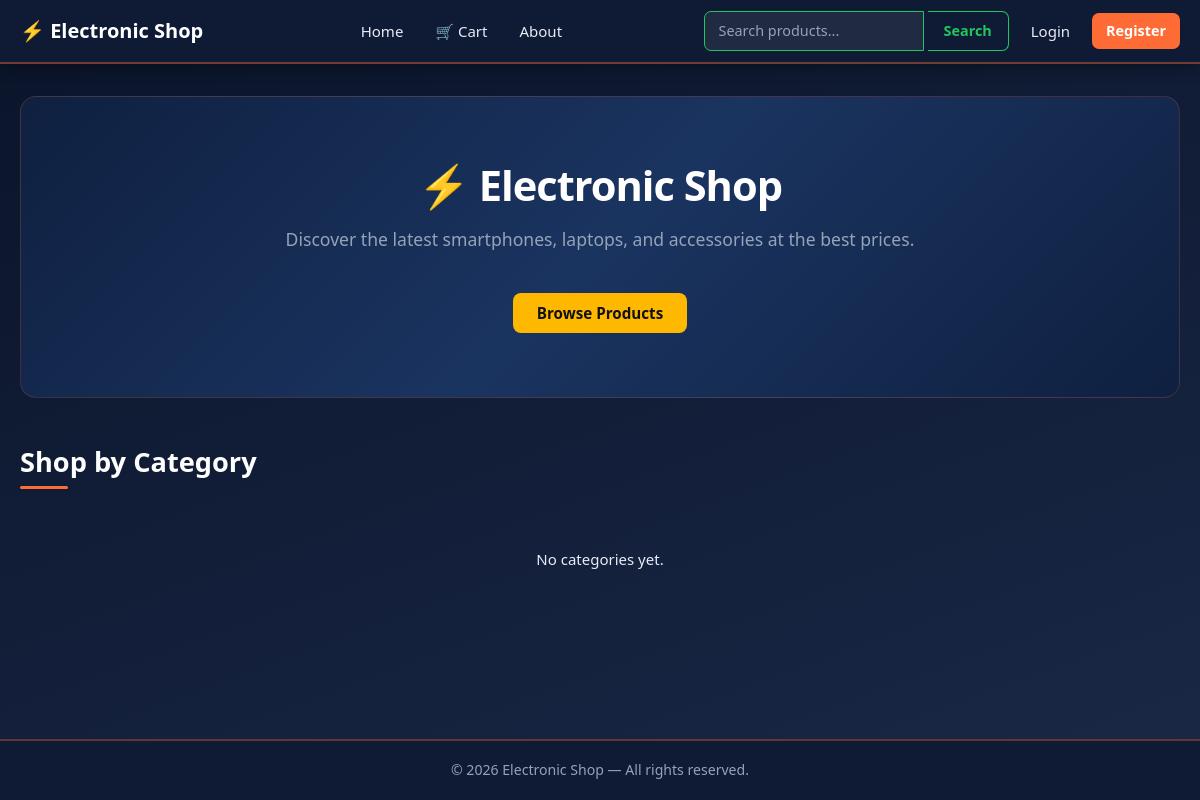
The app's page /, older data.
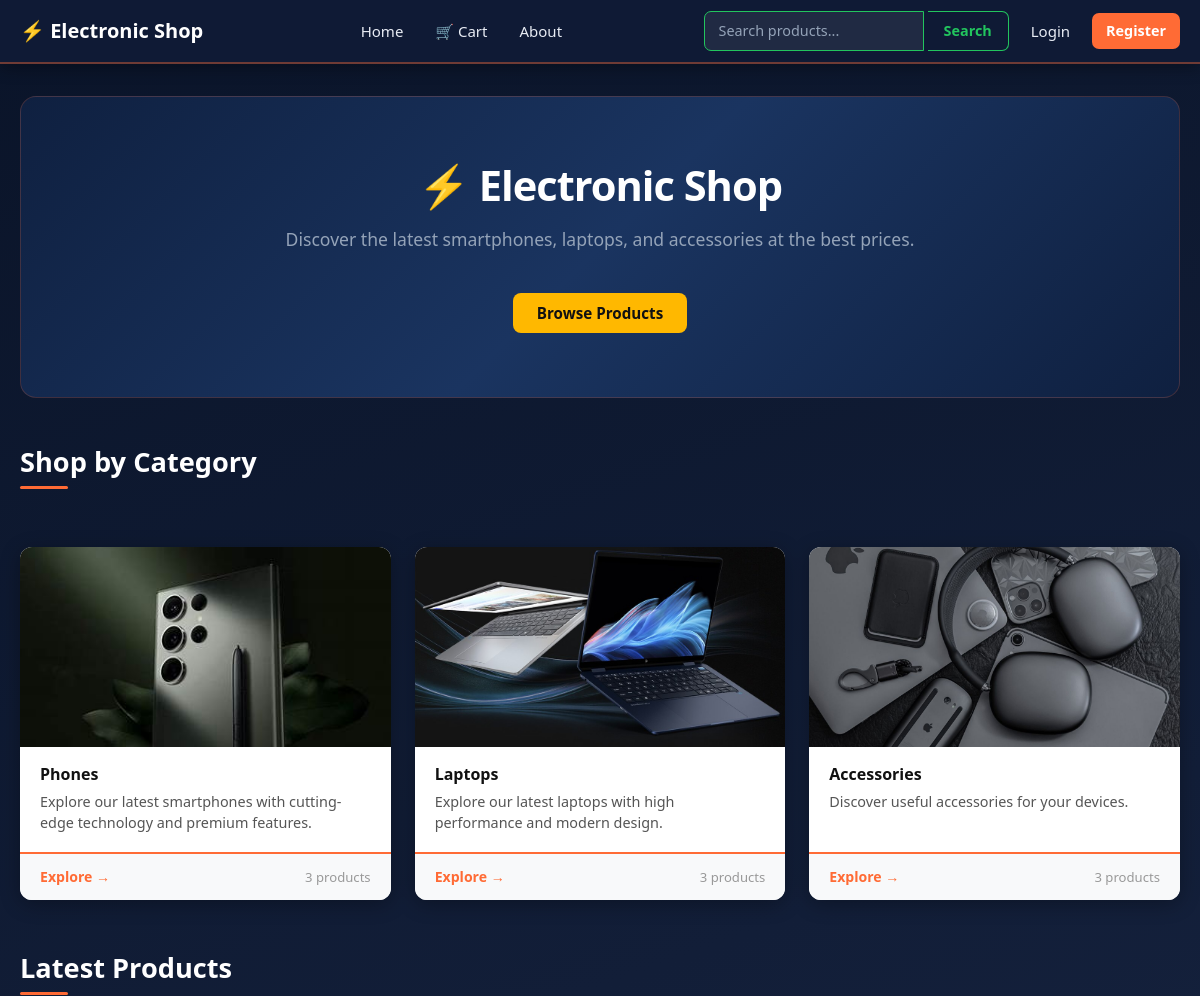
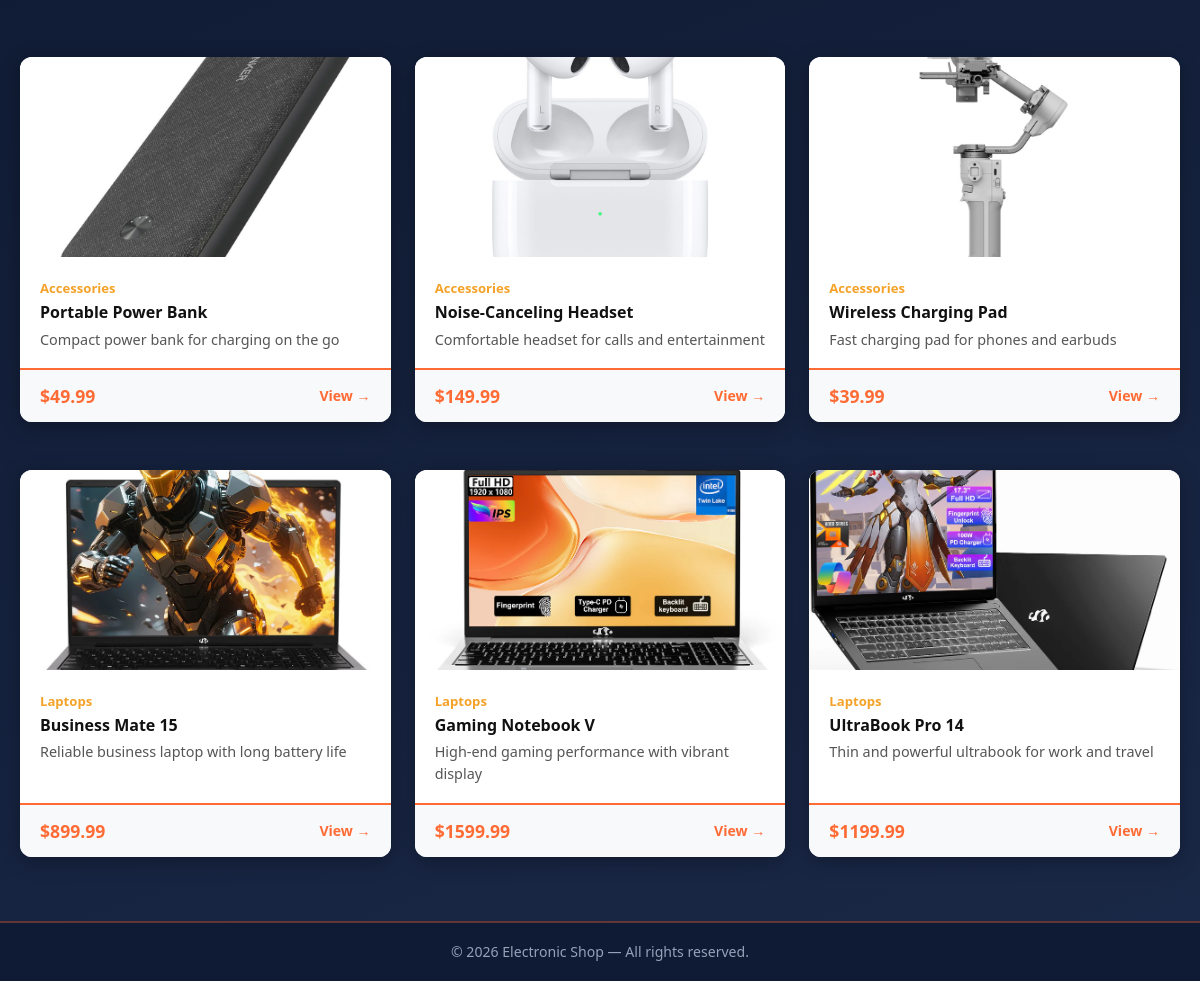
The same page, newer data (2 pictures, top to bottom).
### shop/models.py (models this page shows, shortened)
class Category(models.Model):
    name = models.CharField(max_length=200, unique=True)
    slug = models.SlugField(unique=True, blank=True)
    description = models.TextField(blank=True)
    image = models.ImageField(upload_to='categories/', blank=True)
    class Meta:
        verbose_name_plural = 'Categories'

class Product(models.Model):
    category = models.ForeignKey(
        Category, on_delete=models.CASCADE, related_name='products'
    )
    name = models.CharField(max_length=200)
    slug = models.SlugField(unique=True, blank=True)
    price = models.DecimalField(max_digits=10, decimal_places=2)
    description = models.TextField(blank=True)
    key_features = models.TextField(blank=True)
    image = models.ImageField(upload_to='products/')
    stock = models.PositiveIntegerField(default=10)
    created_at = models.DateTimeField(auto_now_add=True)
    updated_at = models.DateTimeField(auto_now=True)
    def get_absolute_url(self):
        return reverse('shop:product_detail', kwargs={'slug': self.slug})

### shop/views.py (the view)
# urls.py: path('', views.HomeView.as_view(), name='home'),
class HomeView(TemplateView):
    template_name = 'shop/home.html'
    def get_context_data(self, **kwargs):
        ctx = super().get_context_data(**kwargs)
        ctx['categories'] = Category.objects.all()[:3]
        ctx['featured_products'] = (
            Product.objects
            .select_related('category')
            .order_by('-created_at')[:6]
        )
        return ctx

### shop/context_processors.py (called while the page is built)
def cart_count(request):
    if request.user.is_authenticated:
        try:
            return {'cart_count': request.user.cart.total_items}
        except Cart.DoesNotExist:
            pass
    return {'cart_count': 0}

### templates/shop/home.html (shortened to what this page needs)
{% extends 'base.html' %}
{% load static %}
{% block content %}
<div class="hero-banner">
    <h1>⚡ Electronic Shop</h1>
    <p>Discover the latest smartphones, laptops, and accessories at the best prices.</p>
    <a href="{% url 'shop:search' %}" class="btn-accent text-decoration-none px-4 py-2 rounded mt-3 d-inline-block">
        Browse Products
    </a>
</div>
<h2 class="section-title">Shop by Category</h2>
<div class="row g-4 mb-5">
    {% for category in categories %}
    <div class="col-md-4">
        <a href="{% url 'shop:category' category.slug %}" class="text-decoration-none">
            <div class="card">
                {% if category.image %}
                <img src="{{ category.image.url }}"
                     class="card-img-top" alt="{{ category.name }}">
                {% else %}
                <div class="card-img-top d-flex align-items-center justify-content-center"
                     style="background:#e9ecef; font-size:3rem;">📦</div>
                {% endif %}
                <div class="card-body">
                    <h5 class="card-title">{{ category.name }}</h5>
                    <p class="card-text">{{ category.description }}</p>
                </div>
                <div class="card-footer-accent">
                    <span class="card-cta">Explore →</span>
                    <small style="color:#999;">{{ category.products.count }} products</small>
                </div>
            </div>
        </a>
    </div>
    {% empty %}
    <div class="col-12">
        <p class="text-center" style="color:var(--text-muted);">No categories yet.</p>
    </div>
    {% endfor %}
</div>
{% if featured_products %}
<h2 class="section-title">Latest Products</h2>
<div class="row g-4">
    {% for product in featured_products %}
    <div class="col-md-4">
        <a href="{{ product.get_absolute_url }}" class="text-decoration-none">
            <div class="card">
                {% if product.image %}
                <img src="{{ product.image.url }}"
                     class="card-img-top" alt="{{ product.name }}">
                {% else %}
                <div class="card-img-top d-flex align-items-center justify-content-center"
                     style="background:#e9ecef; font-size:3rem;">📱</div>
                {% endif %}
                <div class="card-body">
                    <small style="color:#f4a228; font-weight:600;">{{ product.category.name }}</small>
                    <h5 class="card-title mt-1">{{ product.name }}</h5>
                    <p class="card-text">{{ product.description|truncatechars:75 }}</p>
                </div>
                <div class="card-footer-accent">
                    <span class="card-price">${{ product.price }}</span>
                    <span class="card-cta">View →</span>
                </div>
            </div>
        </a>
    </div>
    {% endfor %}
</div>
{% endif %}
{% endblock %}

### templates/base.html (shortened to what this page needs)
{% load static %}
<!DOCTYPE html>
<html lang="sq">
<head>
    <link href="https://cdn.jsdelivr.net/npm/bootstrap@5.3.3/dist/css/bootstrap.min.css" rel="stylesheet">
    <link rel="stylesheet" href="{% static 'css/style.css' %}">
</head>
<body>
<nav class="navbar navbar-expand-lg">
    <div class="container">
        <a class="navbar-brand" href="{% url 'shop:home' %}">⚡ Electronic Shop</a>
        <div class="collapse navbar-collapse" id="navMain">
            <ul class="navbar-nav mx-auto align-items-lg-center gap-1">
                <li class="nav-item">
                    <a class="nav-link" href="{% url 'shop:home' %}">Home</a>
                </li>
                <li class="nav-item">
                    <a class="nav-link" href="{% url 'shop:cart' %}">
                        🛒 Cart
                    </a>
                </li>
                <li class="nav-item">
                    <a class="nav-link" href="{% url 'shop:about' %}">About</a>
                </li>
            </ul>
            <div class="navbar-right d-flex align-items-center gap-2">
                <form class="d-flex" method="GET" action="{% url 'shop:search' %}">
                    <input class="search-input me-1"
                           type="search" name="q"
                           placeholder="Search products..."
                           value="{{ request.GET.q }}">
                    <button class="btn-search" type="submit">Search</button>
                </form>
                {% if user.is_authenticated %}
                    {% if user.is_staff %}
                    <a class="nav-link" href="/admin/" target="_blank">⚙ Admin Panel</a>
                    {% endif %}
                    <div class="nav-item dropdown">
                        <a class="nav-link dropdown-toggle" href="#"
                           role="button" data-bs-toggle="dropdown">
                            👤 Hello, {{ user.username }}
                        </a>
                        <ul class="dropdown-menu dropdown-menu-end">
                            <li><a class="dropdown-item" href="{% url 'accounts:profile' %}">My Profile</a></li>
                            <li><hr class="dropdown-divider"></li>
                            <li>
                                <form method="POST" action="{% url 'accounts:logout' %}">
                                    {% csrf_token %}
                                    <button type="submit" class="dropdown-item">🚪 Logout</button>
                                </form>
                            </li>
                        </ul>
                    </div>
                {% else %}
                    <a class="nav-link" href="{% url 'accounts:login' %}">Login</a>
                    <a class="btn-register text-decoration-none"
                       href="{% url 'accounts:register' %}">Register</a>
                {% endif %}
            </div>
        </div>
    </div>
</nav>
<main class="main-content">
    <div class="container">
        {% block content %}{% endblock %}
    </div>
</main>
<footer class="footer">
    <div class="container">
        <p class="mb-0">&copy; 2026 Electronic Shop &mdash; All rights reserved.</p>
    </div>
</footer>
</body>
</html>

Row changes from the older to the newer data that the page shows:
added Category: image (picture), name "Phones", description "Explore our latest smartphones with cutting-edge technology and premium features.", products.count "3"
added Category: image (picture), name "Laptops", description "Explore our latest laptops with high performance and modern design.", products.count "3"
added Category: image (picture), name "Accessories", description "Discover useful accessories for your devices.", products.count "3"
added Product: image (picture), category.name "Accessories", name "Portable Power Bank", description "Compact power bank for charging on the go", price "49.99"
added Product: image (picture), category.name "Accessories", name "Noise-Canceling Headset", description "Comfortable headset for calls and entertainment", price "149.99"
added Product: image (picture), category.name "Accessories", name "Wireless Charging Pad", description "Fast charging pad for phones and earbuds", price "39.99"
added Product: image (picture), category.name "Laptops", name "Business Mate 15", description "Reliable business laptop with long battery life", price "899.99"
added Product: image (picture), category.name "Laptops", name "Gaming Notebook V", description "High-end gaming performance with vibrant display", price "1599.99"
added Product: image (picture), category.name "Laptops", name "UltraBook Pro 14", description "Thin and powerful ultrabook for work and travel", price "1199.99"
Text that changed along with them:
text no longer shown: "No categories yet."
text now shown: "Latest Products"
